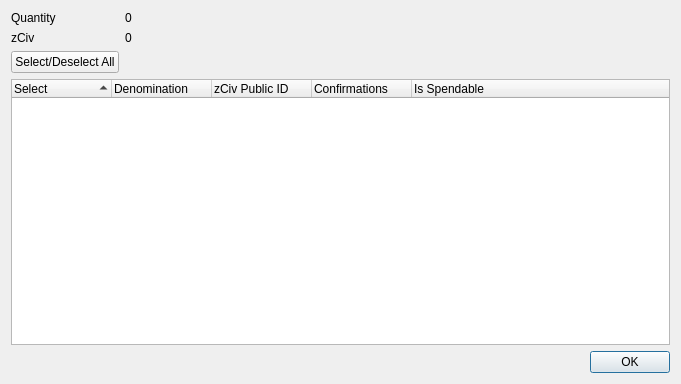
<?xml version="1.0" encoding="UTF-8"?>
<ui version="4.0">
 <class>ZCivControlDialog</class>
 <widget class="QDialog" name="ZCivControlDialog">
  <property name="geometry">
   <rect>
    <x>0</x>
    <y>0</y>
    <width>681</width>
    <height>384</height>
   </rect>
  </property>
  <property name="minimumSize">
   <size>
    <width>681</width>
    <height>384</height>
   </size>
  </property>
  <property name="windowTitle">
   <string>Select zCiv to Spend</string>
  </property>
  <layout class="QGridLayout" name="gridLayout">
   <item row="0" column="0">
    <layout class="QFormLayout" name="formLayout">
     <property name="sizeConstraint">
      <enum>QLayout::SetDefaultConstraint</enum>
     </property>
     <item row="0" column="0">
      <widget class="QLabel" name="labelQuantity">
       <property name="text">
        <string>Quantity</string>
       </property>
      </widget>
     </item>
     <item row="0" column="1">
      <widget class="QLabel" name="labelQuantity_int">
       <property name="text">
        <string>0</string>
       </property>
      </widget>
     </item>
     <item row="1" column="0">
      <widget class="QLabel" name="labelZCiv">
       <property name="text">
        <string>zCiv</string>
       </property>
      </widget>
     </item>
     <item row="1" column="1">
      <widget class="QLabel" name="labelZCiv_int">
       <property name="text">
        <string>0</string>
       </property>
      </widget>
     </item>
     <item row="2" column="0">
      <widget class="QPushButton" name="pushButtonAll">
       <property name="text">
        <string>Select/Deselect All</string>
       </property>
      </widget>
     </item>
    </layout>
   </item>
   <item row="1" column="0">
    <layout class="QVBoxLayout" name="verticalLayout">
     <item>
      <widget class="QTreeWidget" name="treeWidget">
       <property name="minimumSize">
        <size>
         <width>0</width>
         <height>250</height>
        </size>
       </property>
       <property name="alternatingRowColors">
        <bool>true</bool>
       </property>
       <property name="sortingEnabled">
        <bool>true</bool>
       </property>
       <property name="columnCount">
        <number>5</number>
       </property>
       <attribute name="headerDefaultSectionSize">
        <number>100</number>
       </attribute>
       <column>
        <property name="text">
         <string notr="true">Select</string>
        </property>
       </column>
       <column>
        <property name="text">
         <string notr="true">Denomination</string>
        </property>
       </column>
       <column>
        <property name="text">
         <string notr="true">zCiv Public ID</string>
        </property>
       </column>
       <column>
        <property name="text">
         <string notr="true">Confirmations</string>
        </property>
       </column>
       <column>
        <property name="text">
         <string>Is Spendable</string>
        </property>
       </column>
      </widget>
     </item>
     <item>
      <widget class="QDialogButtonBox" name="buttonBox">
       <property name="orientation">
        <enum>Qt::Horizontal</enum>
       </property>
       <property name="standardButtons">
        <set>QDialogButtonBox::Ok</set>
       </property>
      </widget>
     </item>
    </layout>
   </item>
  </layout>
 </widget>
 <resources/>
 <connections>
  <connection>
   <sender>buttonBox</sender>
   <signal>accepted()</signal>
   <receiver>ZCivControlDialog</receiver>
   <slot>accept()</slot>
   <hints>
    <hint type="sourcelabel">
     <x>248</x>
     <y>254</y>
    </hint>
    <hint type="destinationlabel">
     <x>157</x>
     <y>274</y>
    </hint>
   </hints>
  </connection>
  <connection>
   <sender>buttonBox</sender>
   <signal>rejected()</signal>
   <receiver>ZCivControlDialog</receiver>
   <slot>reject()</slot>
   <hints>
    <hint type="sourcelabel">
     <x>316</x>
     <y>260</y>
    </hint>
    <hint type="destinationlabel">
     <x>286</x>
     <y>274</y>
    </hint>
   </hints>
  </connection>
 </connections>
</ui>
